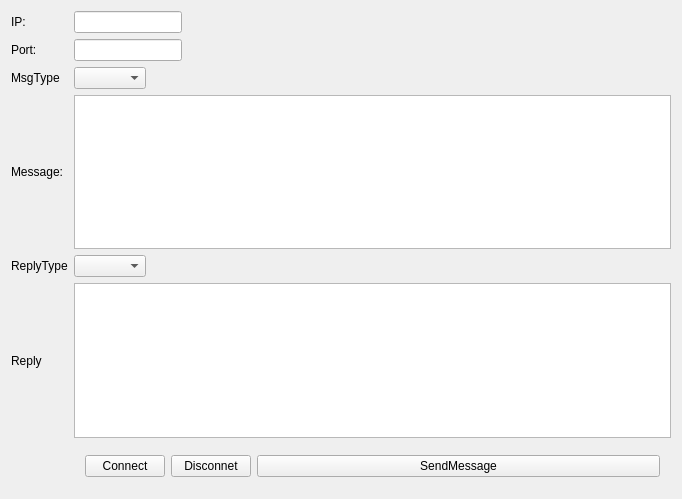
<?xml version="1.0" encoding="UTF-8"?>
<ui version="4.0">
 <class>SendMsgToPortClass</class>
 <widget class="QWidget" name="SendMsgToPortClass">
  <property name="geometry">
   <rect>
    <x>0</x>
    <y>0</y>
    <width>682</width>
    <height>499</height>
   </rect>
  </property>
  <property name="windowTitle">
   <string>SendMsgToPort</string>
  </property>
  <layout class="QGridLayout" name="gridLayout">
   <item row="6" column="0">
    <widget class="QLabel" name="label_5">
     <property name="text">
      <string>ReplyType</string>
     </property>
    </widget>
   </item>
   <item row="0" column="2">
    <widget class="QLineEdit" name="editIP">
     <property name="sizePolicy">
      <sizepolicy hsizetype="Fixed" vsizetype="Fixed">
       <horstretch>0</horstretch>
       <verstretch>0</verstretch>
      </sizepolicy>
     </property>
    </widget>
   </item>
   <item row="2" column="0">
    <widget class="QLabel" name="label_2">
     <property name="text">
      <string>Port:</string>
     </property>
    </widget>
   </item>
   <item row="0" column="0">
    <widget class="QLabel" name="label">
     <property name="text">
      <string>IP:</string>
     </property>
    </widget>
   </item>
   <item row="2" column="2">
    <widget class="QLineEdit" name="editPort">
     <property name="enabled">
      <bool>true</bool>
     </property>
     <property name="sizePolicy">
      <sizepolicy hsizetype="Fixed" vsizetype="Fixed">
       <horstretch>0</horstretch>
       <verstretch>0</verstretch>
      </sizepolicy>
     </property>
    </widget>
   </item>
   <item row="8" column="2">
    <widget class="QWidget" name="widget" native="true">
     <layout class="QHBoxLayout" name="horizontalLayout">
      <item>
       <widget class="QPushButton" name="btnConnect">
        <property name="sizePolicy">
         <sizepolicy hsizetype="Fixed" vsizetype="Fixed">
          <horstretch>0</horstretch>
          <verstretch>0</verstretch>
         </sizepolicy>
        </property>
        <property name="text">
         <string>Connect</string>
        </property>
       </widget>
      </item>
      <item>
       <widget class="QPushButton" name="btnDisconnect">
        <property name="sizePolicy">
         <sizepolicy hsizetype="Fixed" vsizetype="Fixed">
          <horstretch>0</horstretch>
          <verstretch>0</verstretch>
         </sizepolicy>
        </property>
        <property name="text">
         <string>Disconnet</string>
        </property>
       </widget>
      </item>
      <item>
       <widget class="QPushButton" name="btnSend">
        <property name="text">
         <string>SendMessage</string>
        </property>
       </widget>
      </item>
     </layout>
    </widget>
   </item>
   <item row="4" column="0">
    <widget class="QLabel" name="label_3">
     <property name="text">
      <string>MsgType</string>
     </property>
    </widget>
   </item>
   <item row="4" column="2">
    <widget class="QComboBox" name="comboMsgType">
     <property name="sizePolicy">
      <sizepolicy hsizetype="Fixed" vsizetype="Fixed">
       <horstretch>0</horstretch>
       <verstretch>0</verstretch>
      </sizepolicy>
     </property>
     <property name="baseSize">
      <size>
       <width>0</width>
       <height>0</height>
      </size>
     </property>
    </widget>
   </item>
   <item row="5" column="0">
    <widget class="QLabel" name="label_4">
     <property name="text">
      <string>Message:</string>
     </property>
    </widget>
   </item>
   <item row="5" column="2">
    <widget class="QTextEdit" name="textMessage"/>
   </item>
   <item row="7" column="0">
    <widget class="QLabel" name="editReply">
     <property name="text">
      <string>Reply</string>
     </property>
    </widget>
   </item>
   <item row="7" column="2">
    <widget class="QTextEdit" name="textReply"/>
   </item>
   <item row="6" column="2">
    <widget class="QComboBox" name="comboReplyShowType">
     <property name="sizePolicy">
      <sizepolicy hsizetype="Fixed" vsizetype="Fixed">
       <horstretch>0</horstretch>
       <verstretch>0</verstretch>
      </sizepolicy>
     </property>
     <property name="baseSize">
      <size>
       <width>0</width>
       <height>0</height>
      </size>
     </property>
    </widget>
   </item>
  </layout>
 </widget>
 <layoutdefault spacing="6" margin="11"/>
 <resources>
  <include location="sendmsgtoport.qrc"/>
 </resources>
 <connections/>
</ui>
